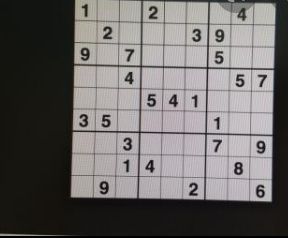
#> input picture input_pictures/input_sudoku.png, 288 x 238 px
$ python ProbabilisticHoughTf.py
#> lines starting #> are read from the running program, lines starting #| are printed output that depends on the picture; after the words box and inside, x2 and y2 are one past the last pixel; in counts of white or black regions, pixels touching at a corner belong together
import cv2 as cv
import numpy as np
from matplotlib import pyplot as plt

# normal hough tf'de çok fazla işlem olduğu için prob hough tf kullanmayı
# tercih etmek isteyebiliriz.
# Diğerinin optimize edilmiş versiyonu.
# Tüm noktaları dikkate almıyor.
# Bunun yerine, yalnızca çizgi tespit için yeterli olan
# rastgele bir nokta alt kümesi alır.
# EŞİĞİ DÜŞÜRMEMİZ GEREK.

# Ekstra iki parametre var:
# minLineLength: min çizgi uzunluğu. Bundan kısa olan çizgiler dikkate alınmayacak.
# maxLineGap: çizgi elemanları arasında izin verilen max boşluk.

img = cv.imread("../input_pictures/input_sudoku.png")
#> img is the input picture: shape (238, 288, 3); mean B, G, R 103.8, 105, 107.9
gray = cv.cvtColor(img, cv.COLOR_RGBA2GRAY)
edges = cv.Canny(gray, 50, 140)
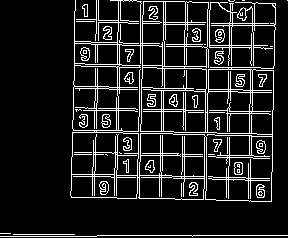
#> edges: shape (238, 288); 12.2% white in thin lines or dots
lines = cv.HoughLinesP(edges, 1, np.pi / 180, 100, minLineLength=100, maxLineGap=10)
#> lines = 18 rows, first 6: [97, 235, 287, 235], [204, 188, 206, 47], [161, 133, 163, 1], [94, 132, 96, 0], [181, 198, 184, 24], [115, 167, 118, 0]
for line in lines:
    x1, y1, x2, y2 = line[0]
    cv.line(img, (x1, y1), (x2, y2), (0, 255, 0), 3)
#> this loop made 18 passes
#> (x1, y1, x2, y2) on passes 1 to 12: (97, 235, 287, 235), (204, 188, 206, 47), (161, 133, 163, 1), (94, 132, 96, 0), (181, 198, 184, 24), (115, 167, 118, 0), (109, 89, 237, 91), (205, 199, 207, 93), (158, 177, 271, 180), (117, 177, 119, 40), (73, 107, 229, 110), (96, 136, 98, 0)
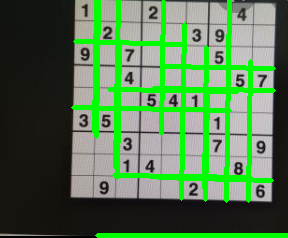
#> img: shape (238, 288, 3); 15.09% of pixels changed, all inside (x1, y1, x2, y2) = (71, 0, 288, 238)

cv.imwrite("probabilisticHoughLine.png", img)

$ run again, with input_pictures/input_agacyasi.png copied over input_pictures/input_sudoku.png
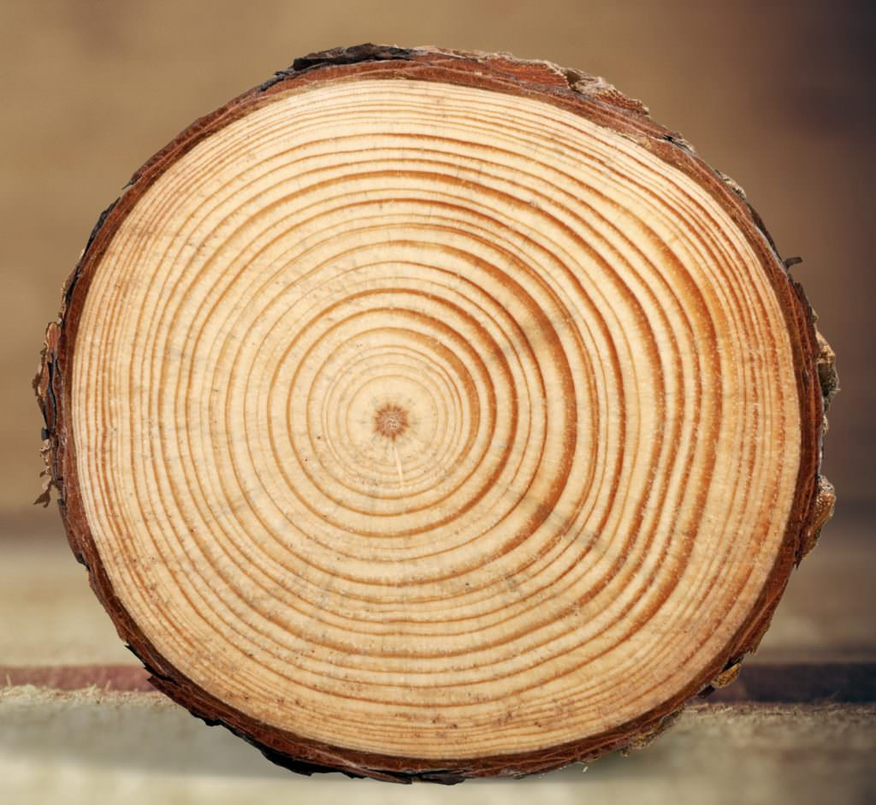
#> input picture input_pictures/input_agacyasi.png, 876 x 805 px, shrunk from 1024 x 941 before the run
#> img is the input picture: shape (805, 876, 3); mean B, G, R 106.8, 146.7, 184.1
#> `edges = cv.Canny(gray, 50, 140)`:
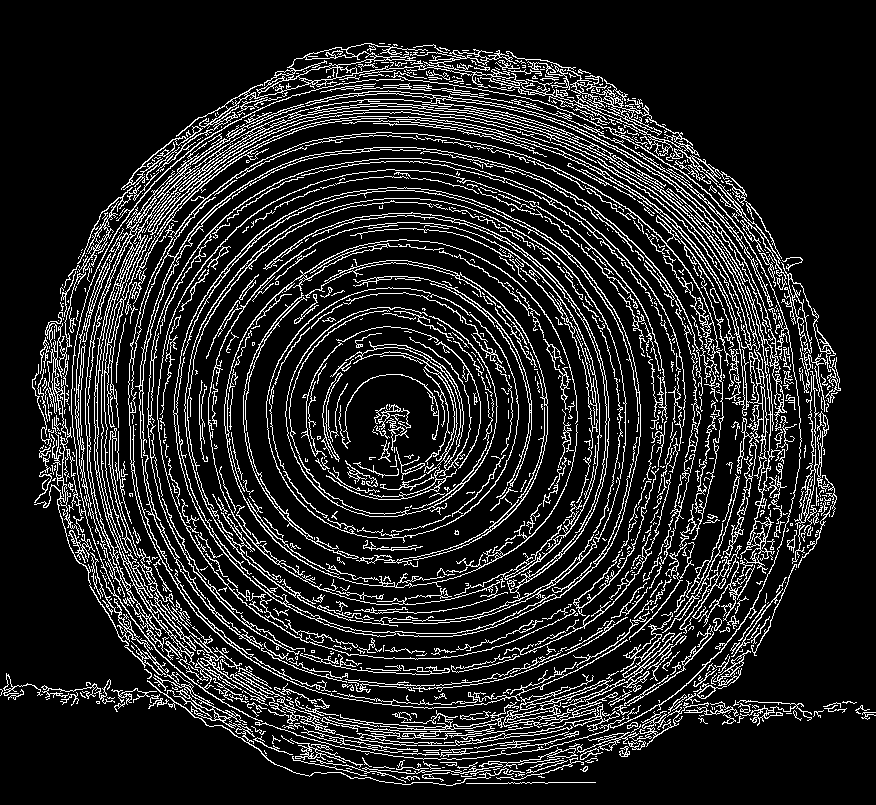
#> edges: shape (805, 876); 14.5% white in thin lines or dots
#> lines = 344 rows, first 6: [632, 709, 782, 715], [470, 320, 665, 125], [698, 708, 801, 710], [582, 488, 746, 652], [144, 666, 277, 533], [533, 316, 697, 152]
#> the loop `for line in lines:` made 344 passes
#> after the loop `for line in lines:`:
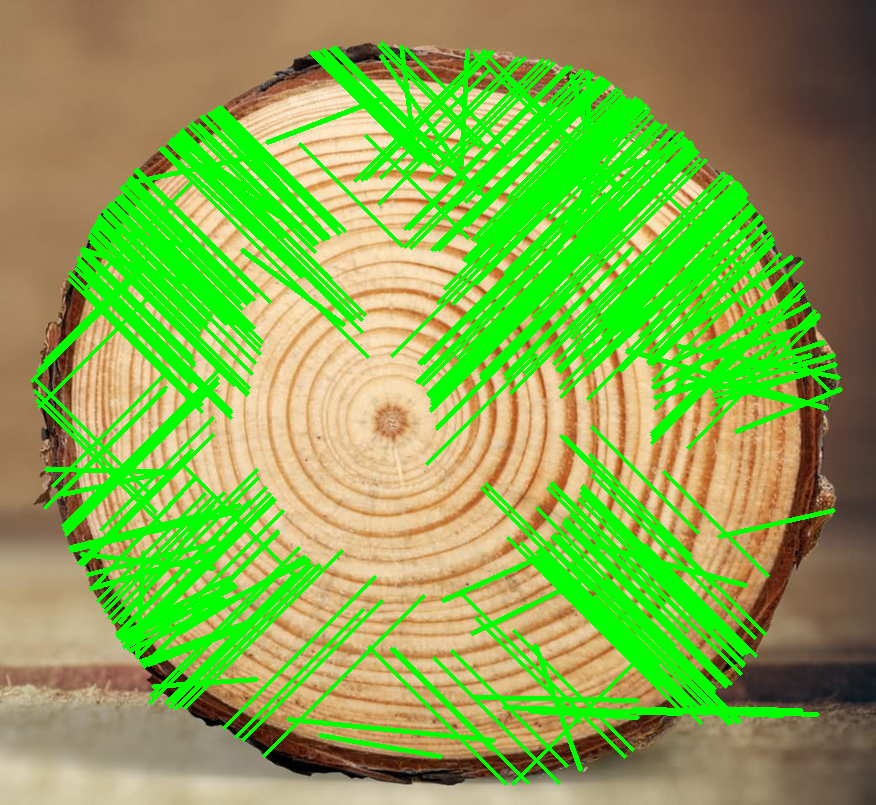
#> img: shape (805, 876, 3); mean B, G, R 77.1, 170.7, 130.6
